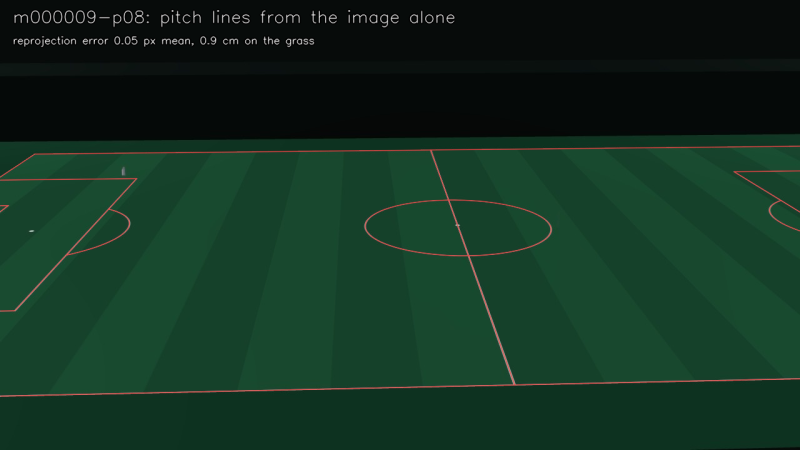
#> input picture reports/vision/gallery/01_calibration.png, 800 x 450 px
$ python -i lines.py   (imports and definitions only)
#> lines starting #> are read from the running program, lines starting #| are printed output that depends on the picture; after the words box and inside, x2 and y2 are one past the last pixel; in counts of white or black regions, pixels touching at a corner belong together
#> further down, picture is the input picture: shape (450, 800, 3); mean B, G, R 32.9, 49, 18.8
"""The grass and the painted lines, found in an empty-pitch image."""

from __future__ import annotations

import cv2
import numpy as np


def grass_mask(bgr: np.ndarray) -> np.ndarray:
    """Turf and its margin: pixels where green clearly leads red and blue. Largest region, holes filled."""
    b, g, r = (bgr[..., i].astype(np.int16) for i in range(3))
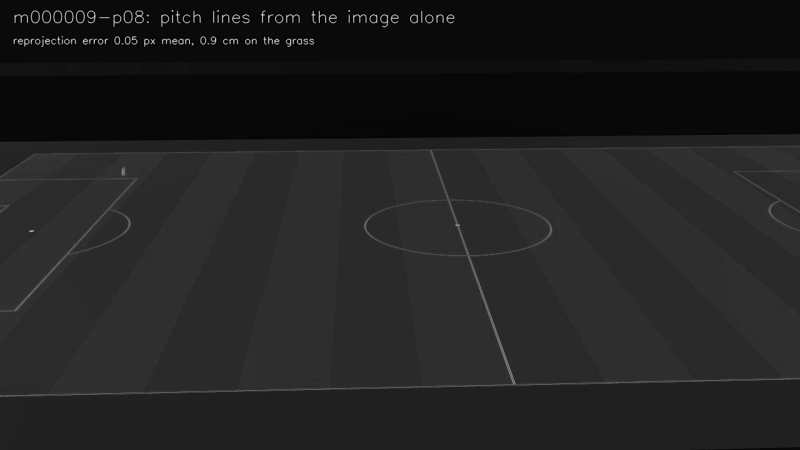
#> b: shape (450, 800) int16; min 0, max 221, mean 32.9
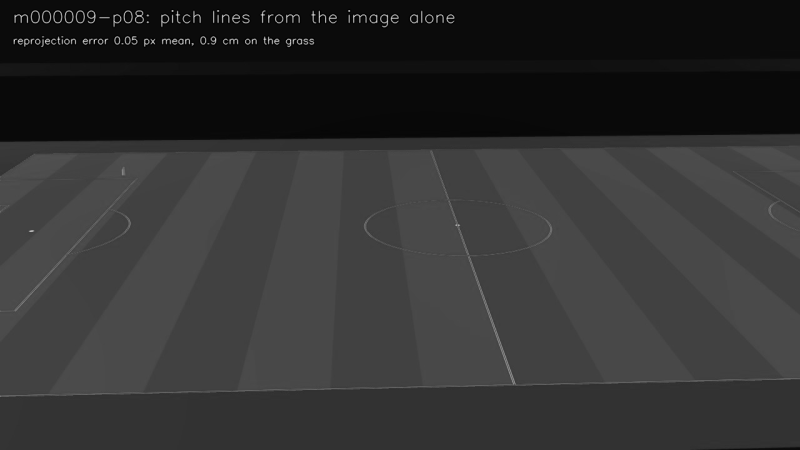
#> g: shape (450, 800) int16; min 0, max 221, mean 49
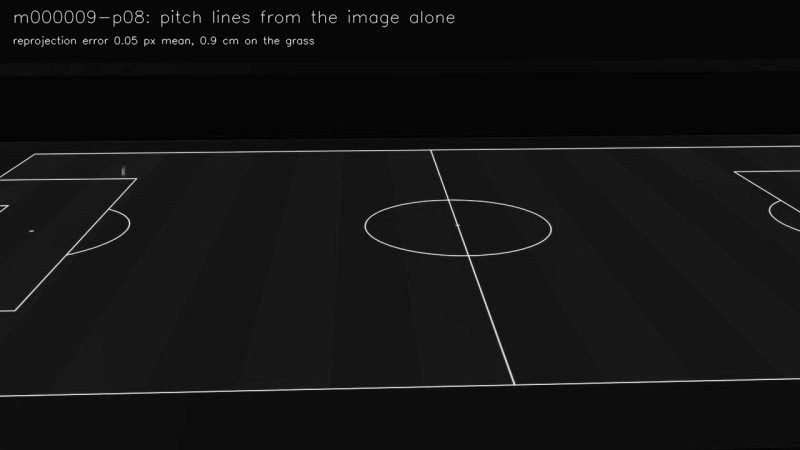
#> r: shape (450, 800) int16; min 0, max 228, mean 18.8
    m = ((g - np.maximum(r, b) > 10) & (g > 28)).astype(np.uint8)
#> m: shape (450, 800); values 0 (black) and 1 (white), 67.8% white; 7 black regions, largest, box (x1, y1, x2, y2) and area: (0, 0, 800, 142) 110377, (0, 145, 800, 397) 4227, (0, 178, 138, 312) 750
    m = cv2.morphologyEx(m, cv2.MORPH_CLOSE, cv2.getStructuringElement(cv2.MORPH_ELLIPSE, (15, 15)))
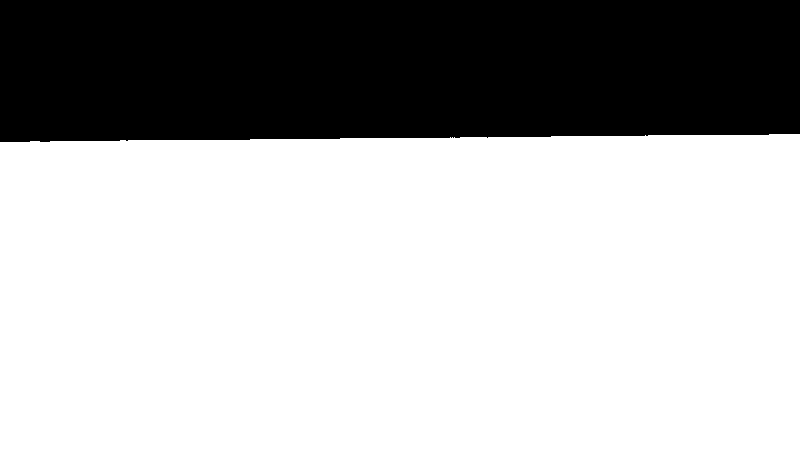
#> m: shape (450, 800); values 0 (black) and 1 (white), 69.3% white; 1 black region, box (x1, y1, x2, y2) and area: (0, 0, 800, 142) 110377
    n, lab, stats, _ = cv2.connectedComponentsWithStats(m, connectivity=8)
#> lab: shape (450, 800) int32; values 0 (black) and 1 (white), 69.3% white; 1 black region
#> n = 2; stats = [[0, 0, 800, 142, 110377], [0, 134, 800, 316, 249623]]
    if n <= 1:
        return m
    keep = 1 + int(np.argmax(stats[1:, cv2.CC_STAT_AREA]))
#> keep = 1
    m = (lab == keep).astype(np.uint8)
    cnts, _ = cv2.findContours(m, cv2.RETR_EXTERNAL, cv2.CHAIN_APPROX_SIMPLE)
#> cnts = 1 contour; box (x1, y1, x2, y2) and area: (0, 134, 800, 450) 248512
    out = np.zeros_like(m)
    cv2.drawContours(out, cnts, -1, 1, thickness=-1)
    return out


def line_mask(bgr: np.ndarray, grass: np.ndarray | None = None, thresh: int = 16) -> np.ndarray:
    """Thin bright marks on the grass: a white top-hat on luminance, kept where the pixel is pale."""
    grass = grass_mask(bgr) if grass is None else grass
    gray = cv2.cvtColor(bgr, cv2.COLOR_BGR2GRAY)
    th = cv2.morphologyEx(gray, cv2.MORPH_TOPHAT, cv2.getStructuringElement(cv2.MORPH_ELLIPSE, (11, 11)))
    hsv = cv2.cvtColor(bgr, cv2.COLOR_BGR2HSV)
#> hsv: shape (450, 800, 3); mean H, S, V 74.8, 150.3, 49.9
    pale = hsv[..., 1] < 150
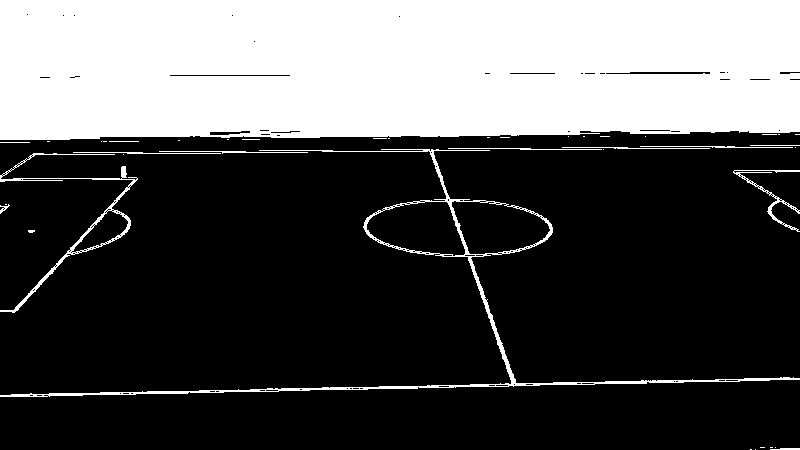
#> pale: shape (450, 800) bool; 32% white; 41 white regions (27 under 20 px), largest, box (x1, y1, x2, y2) and area: (0, 0, 800, 140) 108095, (0, 149, 800, 397) 4223, (0, 153, 138, 313) 1318
    inside = cv2.erode(grass, cv2.getStructuringElement(cv2.MORPH_ELLIPSE, (7, 7))) > 0
#> inside: shape (450, 800) bool; 68.7% white; 1 black region, box (x1, y1, x2, y2) and area: (0, 0, 800, 145) 112777
    m = ((th > thresh) & pale & inside).astype(np.uint8)
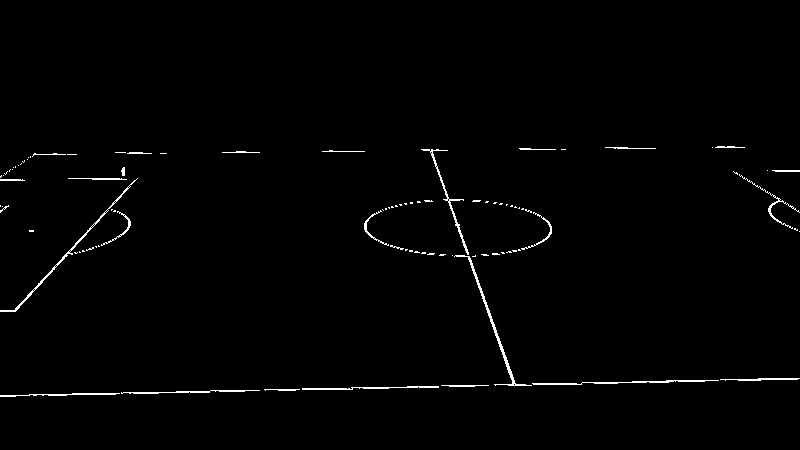
#> m: shape (450, 800); values 0 (black) and 1 (white), 1.1% white in thin lines or dots, all inside (x1, y1, x2, y2) = (0, 146, 800, 397)
    # Drop specks: painted lines are long.
    n, lab, stats, _ = cv2.connectedComponentsWithStats(m, connectivity=8)
#> lab: shape (450, 800) int32; 95 distinct labels, from 0 to 94
#> n = 95; stats = 95 rows, first 6: [0, 0, 800, 450, 356092], [605, 147, 51, 2, 64], [712, 147, 1, 1, 1], [715, 146, 30, 2, 46], [421, 149, 48, 106, 315], [519, 148, 37, 2, 48]
    big = np.zeros(n, bool)
    big[1:] = np.maximum(stats[1:, cv2.CC_STAT_WIDTH], stats[1:, cv2.CC_STAT_HEIGHT]) >= 12
    return big[lab].astype(np.uint8)
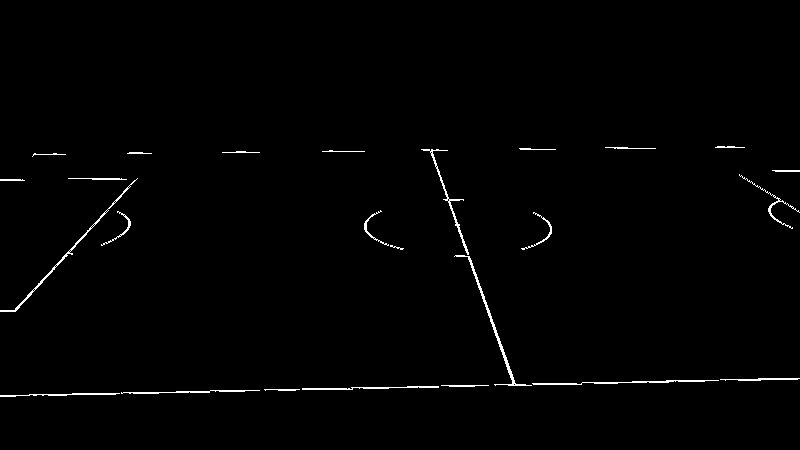
#> returned value: shape (450, 800); values 0 (black) and 1 (white), 0.97% white in thin lines or dots, all inside (x1, y1, x2, y2) = (0, 146, 800, 397)

>>> import cv2
>>> picture = cv2.imread('../../reports/vision/gallery/01_calibration.png')
>>> result = line_mask(picture)

$ run again, on reports/vision/gallery/02_pass.png
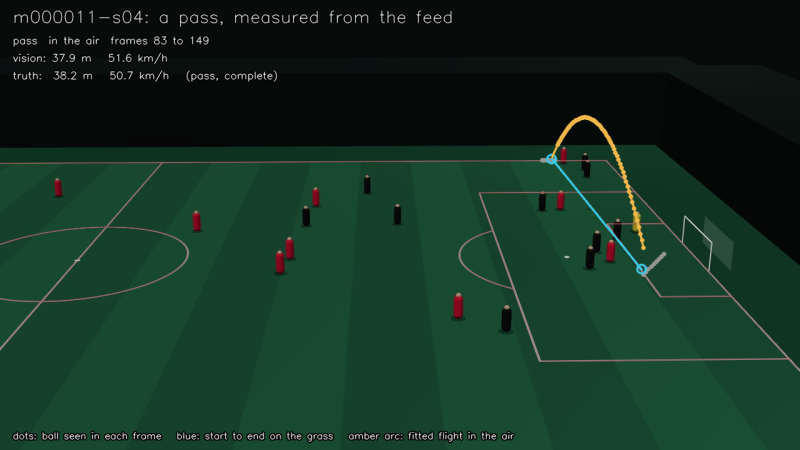
#> input picture reports/vision/gallery/02_pass.png, 800 x 450 px
#> picture is the input picture: shape (450, 800, 3); mean B, G, R 33.7, 49.2, 20.1
#> in grass_mask, `m = cv2.morphologyEx(m, cv2.MORPH_CLOSE, cv2.getStructuringElement(cv2..`:
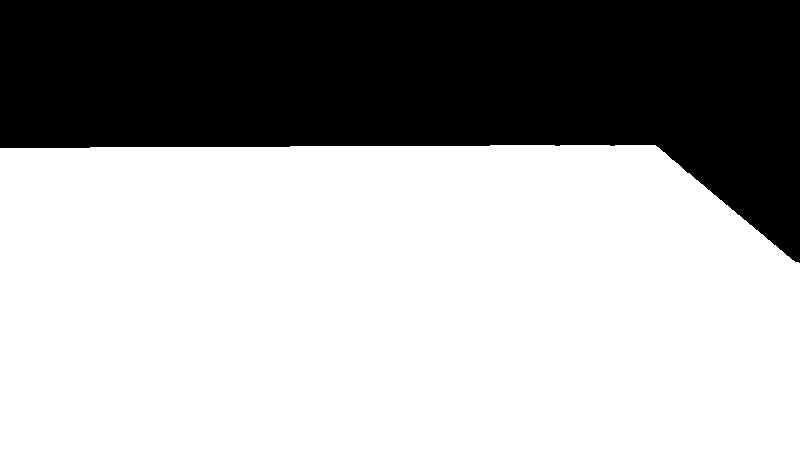
#> m: shape (450, 800); values 0 (black) and 1 (white), 65.1% white; 1 black region, box (x1, y1, x2, y2) and area: (0, 0, 800, 263) 125624
#> in grass_mask, `n, lab, stats, _ = cv2.connectedComponentsWithStats(m, connectivity=8)`: n = 2; stats = [[0, 0, 800, 263, 125624], [0, 145, 800, 305, 234376]]
#> keep = 1
#> cnts = 1 contour; box (x1, y1, x2, y2) and area: (0, 145, 800, 450) 233332
#> hsv: shape (450, 800, 3); mean H, S, V 74.5, 141.4, 49.9
#> pale: shape (450, 800) bool; 37.9% white; 135 white regions (97 under 20 px), largest, box (x1, y1, x2, y2) and area: (0, 0, 800, 263) 123042, (458, 170, 800, 372) 4553, (0, 157, 547, 351) 3148
#> inside: shape (450, 800) bool; 64.4% white; 1 black region, box (x1, y1, x2, y2) and area: (0, 0, 800, 266) 128118
#> in line_mask, `n, lab, stats, _ = cv2.connectedComponentsWithStats(m, connectivity=8)`: n = 106; stats = 106 rows, first 6: [0, 0, 800, 450, 353098], [553, 148, 2, 3, 3], [562, 148, 4, 1, 4], [611, 149, 2, 2, 2], [616, 148, 2, 4, 4], [556, 150, 1, 1, 1]
#> in line_mask, `return big[lab].astype(np.uint8)`:
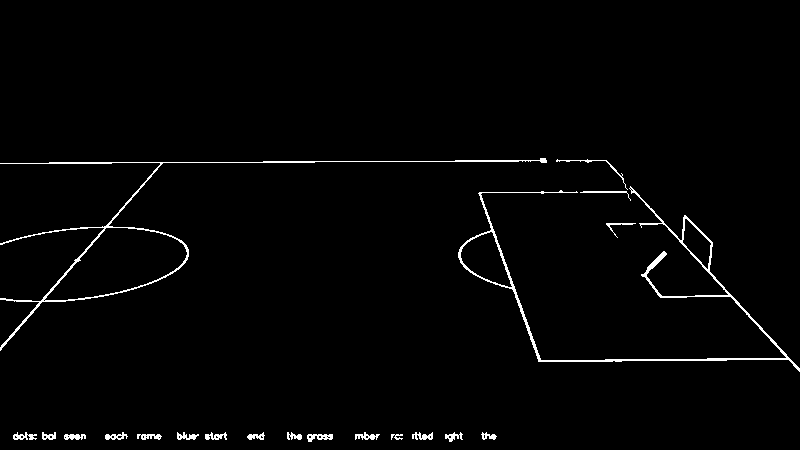
#> returned value: shape (450, 800); values 0 (black) and 1 (white), 1.7% white in thin lines or dots, all inside (x1, y1, x2, y2) = (0, 158, 800, 442)

$ run again, on reports/vision/gallery/03_shot.png
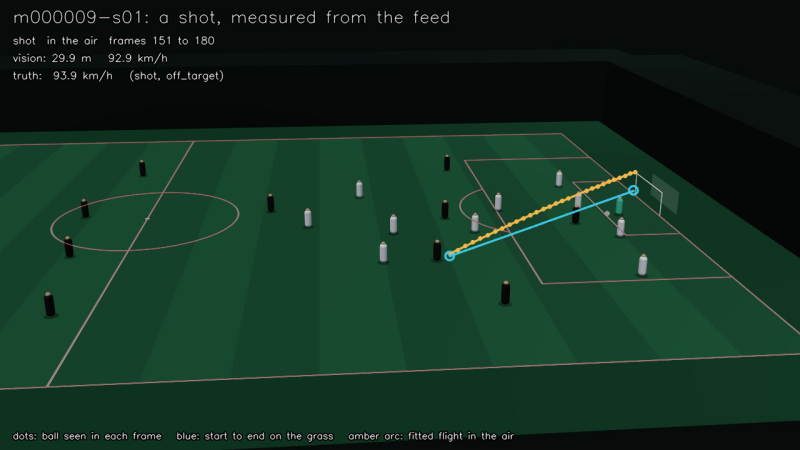
#> input picture reports/vision/gallery/03_shot.png, 800 x 450 px
#> picture is the input picture: shape (450, 800, 3); mean B, G, R 32.8, 47.6, 19.2
#> in grass_mask, `m = cv2.morphologyEx(m, cv2.MORPH_CLOSE, cv2.getStructuringElement(cv2..`:
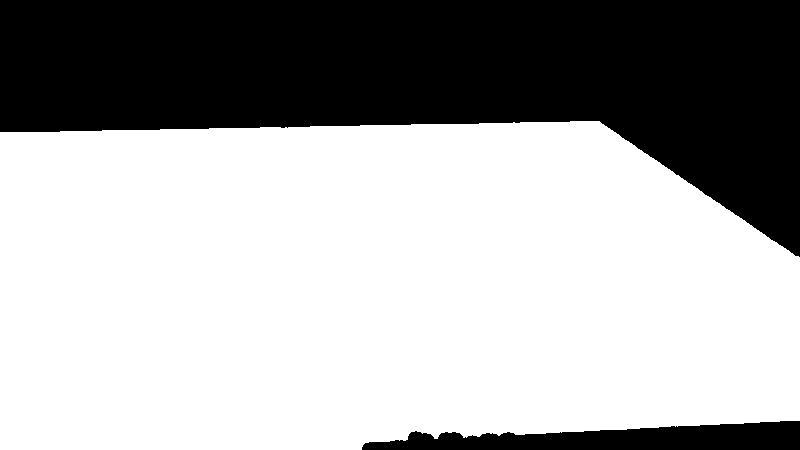
#> m: shape (450, 800); values 0 (black) and 1 (white), 66% white; 2 black regions, box (x1, y1, x2, y2) and area: (0, 0, 800, 257) 114093, (362, 421, 800, 450) 8434
#> in grass_mask, `n, lab, stats, _ = cv2.connectedComponentsWithStats(m, connectivity=8)`: n = 2; stats = [[0, 0, 800, 450, 122527], [0, 121, 800, 329, 237473]]
#> keep = 1
#> cnts = 1 contour; box (x1, y1, x2, y2) and area: (0, 121, 800, 450) 236428
#> hsv: shape (450, 800, 3); mean H, S, V 74.3, 142.4, 48
#> pale: shape (450, 800) bool; 37.5% white; 187 white regions (148 under 20 px), largest, box (x1, y1, x2, y2) and area: (0, 0, 800, 258) 112644, (245, 422, 800, 450) 8575, (0, 132, 800, 390) 6892
#> inside: shape (450, 800) bool; 64.9% white; 2 black regions, box (x1, y1, x2, y2) and area: (0, 0, 800, 260) 116567, (359, 418, 800, 450) 9808
#> in line_mask, `n, lab, stats, _ = cv2.connectedComponentsWithStats(m, connectivity=8)`: n = 118; stats = 118 rows, first 6: [0, 0, 800, 450, 351582], [0, 133, 800, 257, 4378], [445, 155, 4, 2, 6], [140, 160, 3, 2, 6], [556, 170, 7, 16, 93], [631, 170, 3, 2, 3]
#> in line_mask, `return big[lab].astype(np.uint8)`:
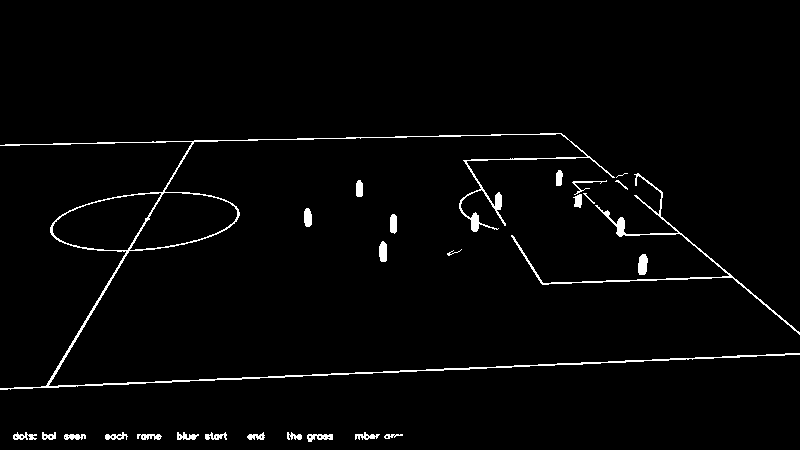
#> returned value: shape (450, 800); values 0 (black) and 1 (white), 2.2% white in thin lines or dots, all inside (x1, y1, x2, y2) = (0, 133, 800, 442)

$ run again, on reports/vision/gallery/04_failure.png
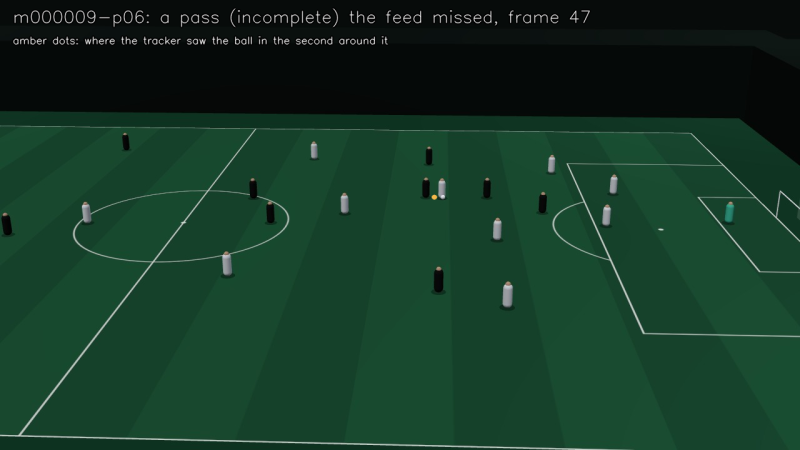
#> input picture reports/vision/gallery/04_failure.png, 800 x 450 px
#> picture is the input picture: shape (450, 800, 3); mean B, G, R 37.4, 55.2, 21
#> in grass_mask, `n, lab, stats, _ = cv2.connectedComponentsWithStats(m, connectivity=8)`: n = 2; stats = [[0, 0, 800, 163, 93479], [0, 111, 800, 339, 266521]]
#> keep = 1
#> cnts = 1 contour; box (x1, y1, x2, y2) and area: (0, 111, 800, 450) 265409
#> hsv: shape (450, 800, 3); mean H, S, V 75, 149.4, 55.3
#> pale: shape (450, 800) bool; 28.7% white; 98 white regions (78 under 20 px), largest, box (x1, y1, x2, y2) and area: (0, 0, 800, 164) 91718, (0, 125, 800, 450) 8968, (502, 280, 514, 309) 284
#> inside: shape (450, 800) bool; 73.4% white; 1 black region, box (x1, y1, x2, y2) and area: (0, 0, 800, 166) 95910
#> in line_mask, `n, lab, stats, _ = cv2.connectedComponentsWithStats(m, connectivity=8)`:
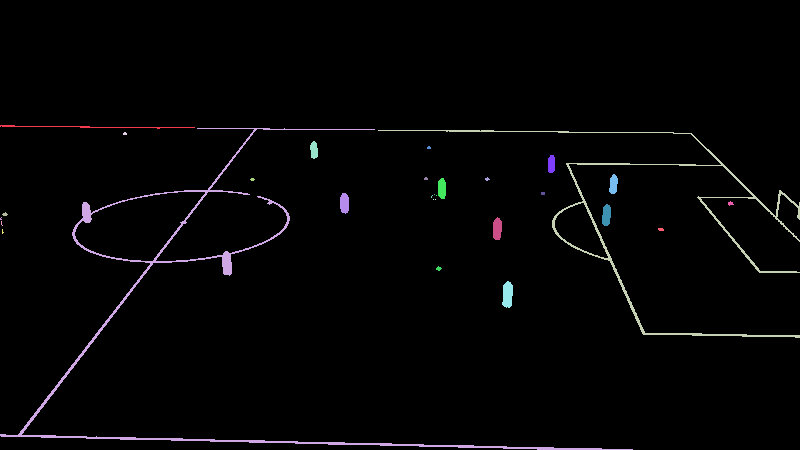
#> lab: shape (450, 800) int32; 30 distinct labels, from 0 to 29; one colour per label, 0 black
#> in line_mask, `n, lab, stats, _ = cv2.connectedComponentsWithStats(m, connectivity=8)`: n = 30; stats = 30 rows, first 6: [0, 0, 800, 450, 352176], [0, 125, 195, 4, 222], [0, 128, 633, 322, 3754], [378, 130, 422, 208, 2454], [123, 132, 4, 3, 10], [310, 141, 8, 18, 112]
